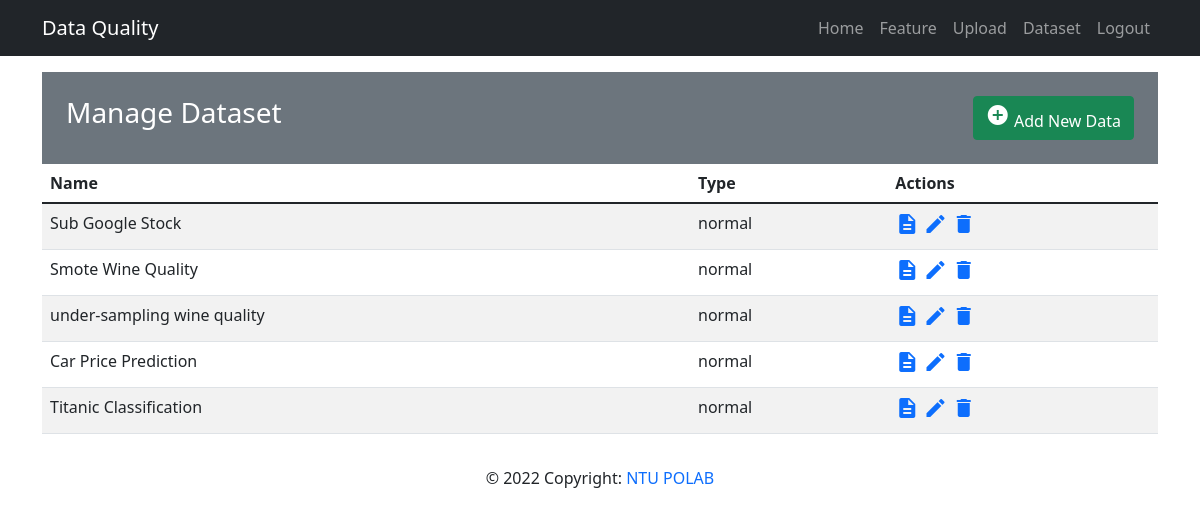
Page /mainapp/show_data/all (signed in) on the committed database.
### mainapp/models.py (models this page shows, shortened)
class Data(models.Model):
  datatype_choices = [
    ('normal', 'Normal'),
    ('freq', 'High Frequency'),
    ('time', 'Time Series')
  ]
  question_choices = [
    ('classification', 'Classification'),
    ('regression', 'Regression'),
  ]
  name = models.CharField('Data Name', max_length=50)
  owner = models.ForeignKey(User, on_delete=models.CASCADE)
  rawdata = models.FileField(upload_to='rawdata/', validators=[file_size, validate_file_extension])
  attribute_data = models.FileField(upload_to='attribute/', validators=[file_size, validate_file_extension])
  datatype = models.CharField(max_length=10, choices=datatype_choices, default='normal')
  questiontype = models.CharField(max_length=15, choices=question_choices, default='classification')
  freq_config = models.JSONField(null=True, blank=True)
  def __str__(self):
      return self.name

### mainapp/views.py (the view)
# urls.py: path('show_data/all', views.list_data, name='list-data'),
@login_required(login_url='/members/login_user')
def list_data(request):
  user = request.user
  data_list = Data.objects.filter(owner=user)
  hfd_list = HighFrequencyData.objects.filter(owner=user)
  context = {
    'data_list': data_list,
    'hfd_list': hfd_list,
  }
  return render(request, 'mainapp/data_list.html', context)

### mainapp/models.py (called while the page is built)
  def __str__(self):
      return self.name

### mainapp/templates/mainapp/data_list.html
{% extends 'base.html' %}
{% block content %}
  <div class="my-3">
    <div class="bg-secondary text-white p-4">
      <div class="row">
        <div class="col-6">
          <h3>Manage Dataset</h3>
        </div>
        <div class="col-6 text-end">
          <a href="{% url 'upload-view'%}" class="btn btn-success"><i class="material-icons">&#xE147;</i> <span>Add New Data</span></a>
        </div>
      </div>
    </div>
    {% if data_list %}
      <table class="table table-striped table-hover">
        <thead>
          <tr>
            <th>Name</th>
            <th>Type</th>
            <th>Actions</th>
          </tr>
        </thead>
        {% for data in data_list %}
          <tr>
            <td>
              {{ data }}
            </td>
            <td>
              {{ data.datatype }}
            </td>
            {% if data.datatype == 'normal' %}
              <td>
                <a href="{% url 'show-data' data.id %}"><i class="material-icons">description</i></a>
                <a href="{% url 'update-data' data.id%}"><i class="material-icons">&#xE254;</i></a>
                <a href="{% url 'delete-data' data.id%}"><i class="material-icons">delete</i></a>
              </td>
            {% else %}
              <td>
                <a href="{% url 'show-data' data.id %}"><i class="material-icons">description</i></a>
                <a href="{% url 'delete-data' data.id%}"><i class="material-icons">delete</i></a>
              </td>
            {% endif %}
          </tr>
        {% endfor %}
      </table>
    {% else %}
      <div class="alert alert-warning">
        You haven't upload your data.
      </div>
    {% endif %}
  </div>
{% endblock %}

### rows in the picture
Data: name "Sub Google Stock", datatype "normal"
Data: name "Smote Wine Quality", datatype "normal"
Data: name "under-sampling wine quality", datatype "normal"
Data: name "Car Price Prediction", datatype "normal"
Data: name "Titanic Classification", datatype "normal"
